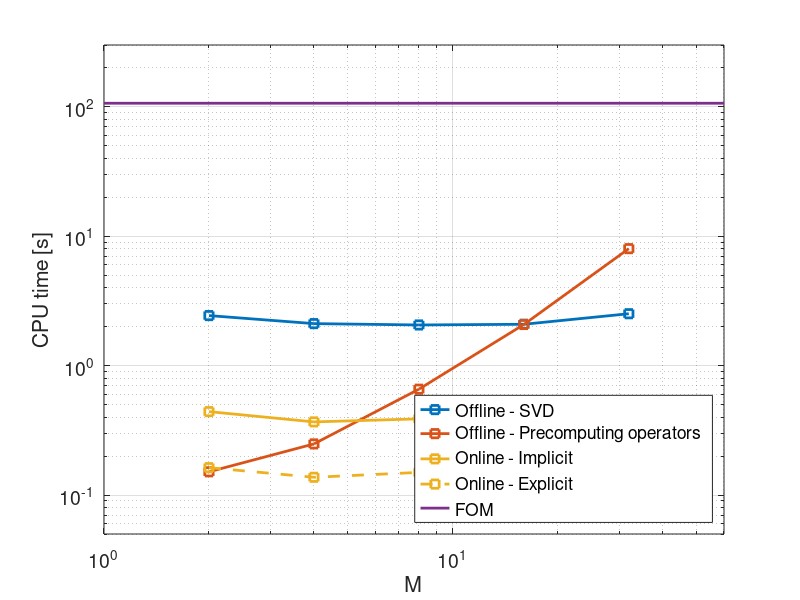

Source code (MATLAB): (Note: this script raises an error after producing the figure.)
clear vars
M_list = [2 2 4 4 8 8 16 16 32 32];

%% old runs
% svd = [   1.838781550000000   1.845571699000000   1.865703083000000   1.783140290000000  1.740951802000000   1.815695423000001  1.900404364000000   1.855649407000000  1.749046473000000   1.983229209000000];
% 
% precompute =  [0.251733964000000   0.248007699000000    0.465944821000000   0.464967988000000   1.286483787000000   1.248063014000000   4.100600315000000   4.040544959999999   16.991264284000003  15.634421606000000];
% 
% time_loop =   [ 2.364090564000001   1.830272943000001    1.880433734000000   1.860130696000000   1.924760972000000   1.900528199999999    2.122761275000000   2.145150909000000   2.754535253000000   2.612073565000003];

%% runs May 13
% not processing at FOM level
% no pressure
% Implicit Midpoint:
% svd = [3.254172974000000   2.534318306000000   2.381451176000000   2.113554429000000   2.095026511000000   2.113865800000000   2.079131728000000   2.272380763000000   2.105283917000000   2.179313635000000];

% precompute = [0.171769185000000   0.127129048000000   0.248233279000000   0.269320606000000   0.703853313000000   0.647317319000000   2.107642521000000   2.141585453000000   8.390140990999999   7.999050295999999];

time_loop_IM = [0.462953482000000   0.419261673000000   0.361558879000000   0.373090204000000   0.398513029000000   0.377040558000000   0.407684099000000   0.421804411999999   0.470020559000000   0.476285187000000];



%% runs May 13
% not processing at FOM level
% no pressure
% RK4:
svd_RK = [2.512423235000000   2.357531365000000   2.049415920000000   2.172393723000000   2.054656805000000   2.066879975000000   2.076043374000000   2.096774317000000   2.931810705000000   2.102265284000000];

precompute_RK = [0.116783051000000   0.185611137000000   0.252142606000000   0.244443992000000   0.658531794000000   0.656269725000000   2.041736529000000   2.113778245999999   7.955644792999999   8.069275339000001];

time_loop_RK = [0.153853300000000   0.171666952000000   0.137716569000000   0.136604931000000   0.156439210000000   0.142713039000000   0.147569363000000   0.184008233000000   0.187559142000000   0.189635514999999];

%%
% FOM has been run 3 times:
% results are for the time_loop
fom = [     1.004640919380000e+02 1.082086400460000e+02   1.106526816070000e+02];


avg =@(list) 0.5*(list(1:2:end) + list(2:2:end));

figure
set(gca,'LineWidth',1);
M_plot = M_list(1:2:end);
svd_plot = avg(svd_RK);

precompute_plot = avg(precompute_RK);

time_plot_RK = avg(time_loop_RK);
time_plot_IM = avg(time_loop_IM);

loglog(M_plot,svd_plot,'s-','LineWidth',2);
hold on
loglog(M_plot,precompute_plot,'s-','LineWidth',2);
loglog(M_plot,time_plot_IM,'s-','LineWidth',2);
loglog(M_plot,time_plot_RK,'s--','LineWidth',2);

loglog([1;60],[mean(fom);mean(fom)],'-','LineWidth',2);

grid
legend('Offline - SVD','Offline - Precomputing operators','Online - Implicit','Online - Explicit','FOM','Location','southeast');
xlabel('M');
ylabel('CPU time [s]');
xlim([1 60]);
ylim([0.5e-1 3e2]);
set(gca,'FontSize',14);

a = get(gcf, 'CurrentAxes');
% get the handles for children of the axes -- these are the data series handles
c = get(a, 'Children')
colormap = get(gca,'ColorOrder');
set(c(2),'Color',colormap(3,:));
set(c(1),'Color',colormap(4,:));

%%
export_fig('CPUtimings_shearlayer_unsteady_IMvsRK','-pdf','-transparent')
